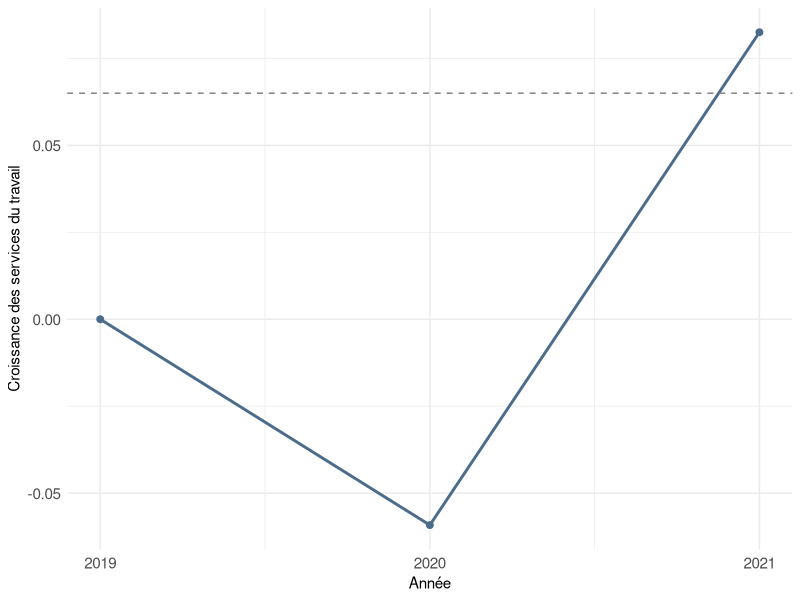

This figure's R source:
# Import des librairies
library(haven)
library(readxl)
library(dplyr)
library(ggplot2)
library(scales)
library(RColorBrewer)

# Import de la base
travail <- read_xlsx("travail.xlsx", sheet = 2)

# Agrégation du travail entre 2019 et 2021
travail <- travail %>%
  group_by(annee) %>%
  mutate(weight = salaires/sum(salaires, na.rm = TRUE)) %>%
  ungroup()

travail <- travail %>%
  arrange(secteur, annee) %>%
  group_by(secteur) %>%
  mutate(travail_lag = lag(travail),
         weight_lag = lag(weight)) %>%
  ungroup()

work_flow <- travail %>%
  group_by(annee) %>%
  summarise(log_croissance_travail = sum(0.5*(weight+weight_lag)*log(travail/travail_lag), na.rm = TRUE),
            croissance_travail = exp(log_croissance_travail)-1,
            total_salaires = sum(salaires, na.rm = TRUE))

work_flow_plot <- ggplot(work_flow, aes(x = annee, y = croissance_travail)) +
  geom_line(color = "#4C6C8C", linewidth = 1) +
  geom_point(color = "#4C6C8C", size = 2) +
  geom_hline(yintercept = 0.065, linetype = "dashed", color = "grey50") +
  scale_y_continuous(labels = scales::label_number()) +
  scale_x_continuous(breaks = unique(work_flow$annee)) +
  labs(
    x = "Année",
    y = "Croissance des services du travail"
  ) +
  theme_minimal(base_size = 11) +
  theme(
    plot.title = element_text(face = "bold"),
    axis.text = element_text(size = 11)
  )
ggsave("results/services_travail.png", plot = work_flow_plot, width = 20, height = 12, units = "cm", dpi = 300)


write.csv(work_flow, "intrant_travail.csv")
